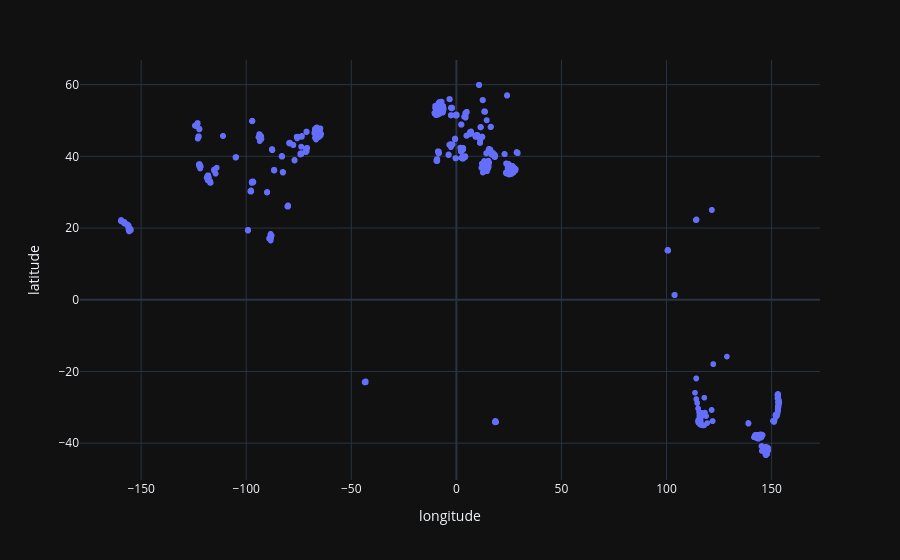

Notebook code for this chart:
### Code cell
#ploting scatter to see the data

px.scatter(data_1, x = 'longitude', y ='latitude')

### Figure 1 — Plotly figure (JSON) as saved in the notebook; plotly's stock layout.template omitted (floating-point values rounded to 4 significant figures; data arrays with more than 128 entries replaced by an {"elided": "..."} marker saying what was removed)
{"data": [{"hovertemplate": "longitude=%{x}<br>latitude=%{y}<extra></extra>", "legendgroup": "", "marker": {"color": "#636efa", "symbol": "circle"}, "mode": "markers", "name": "", "showlegend": false, "x": {"elided": "20886 float values"}, "xaxis": "x", "y": {"elided": "20886 float values"}, "yaxis": "y", "type": "scattergl"}], "layout": {"xaxis": {"anchor": "y", "domain": [0.0, 1.0], "title": {"text": "longitude"}}, "yaxis": {"anchor": "x", "domain": [0.0, 1.0], "title": {"text": "latitude"}}, "legend": {"tracegroupgap": 0}, "margin": {"t": 60}}}
